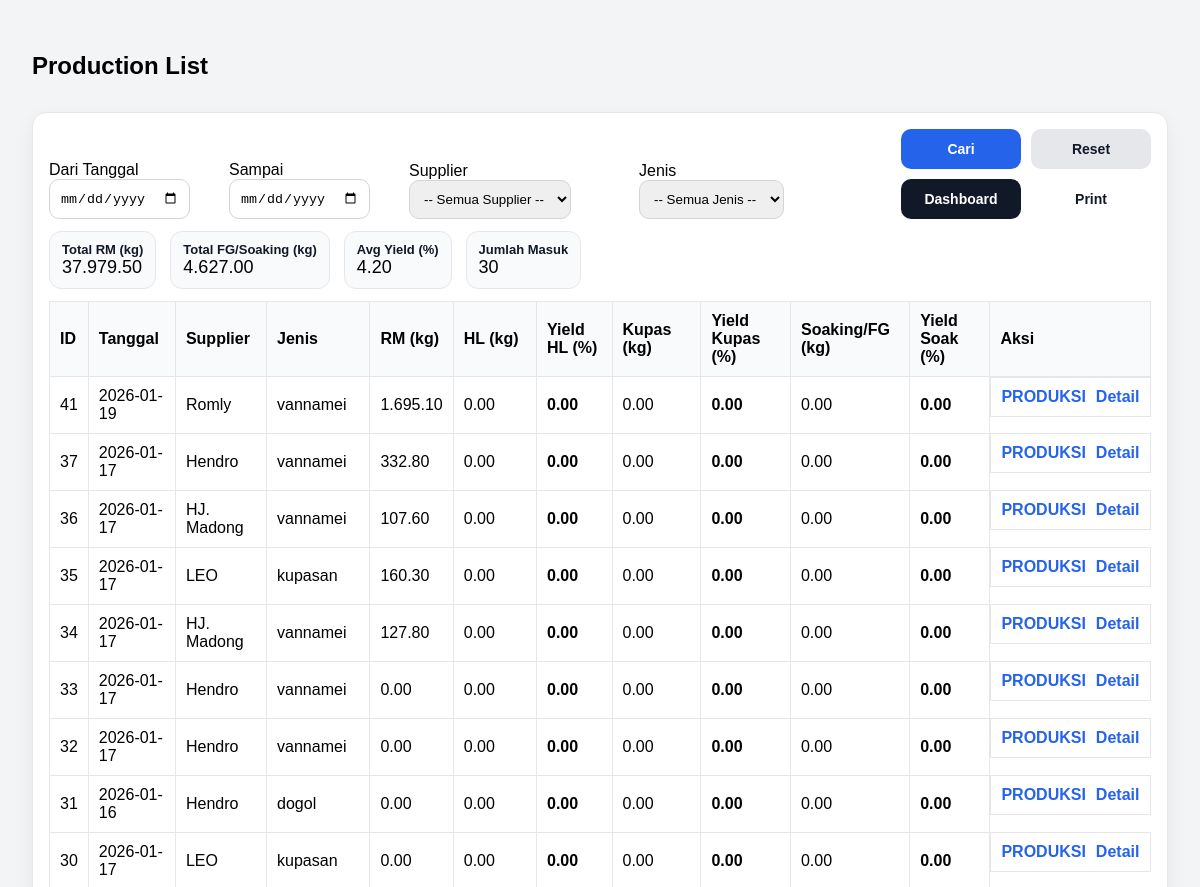
The app's page /production/list (signed in, upper part), older data.
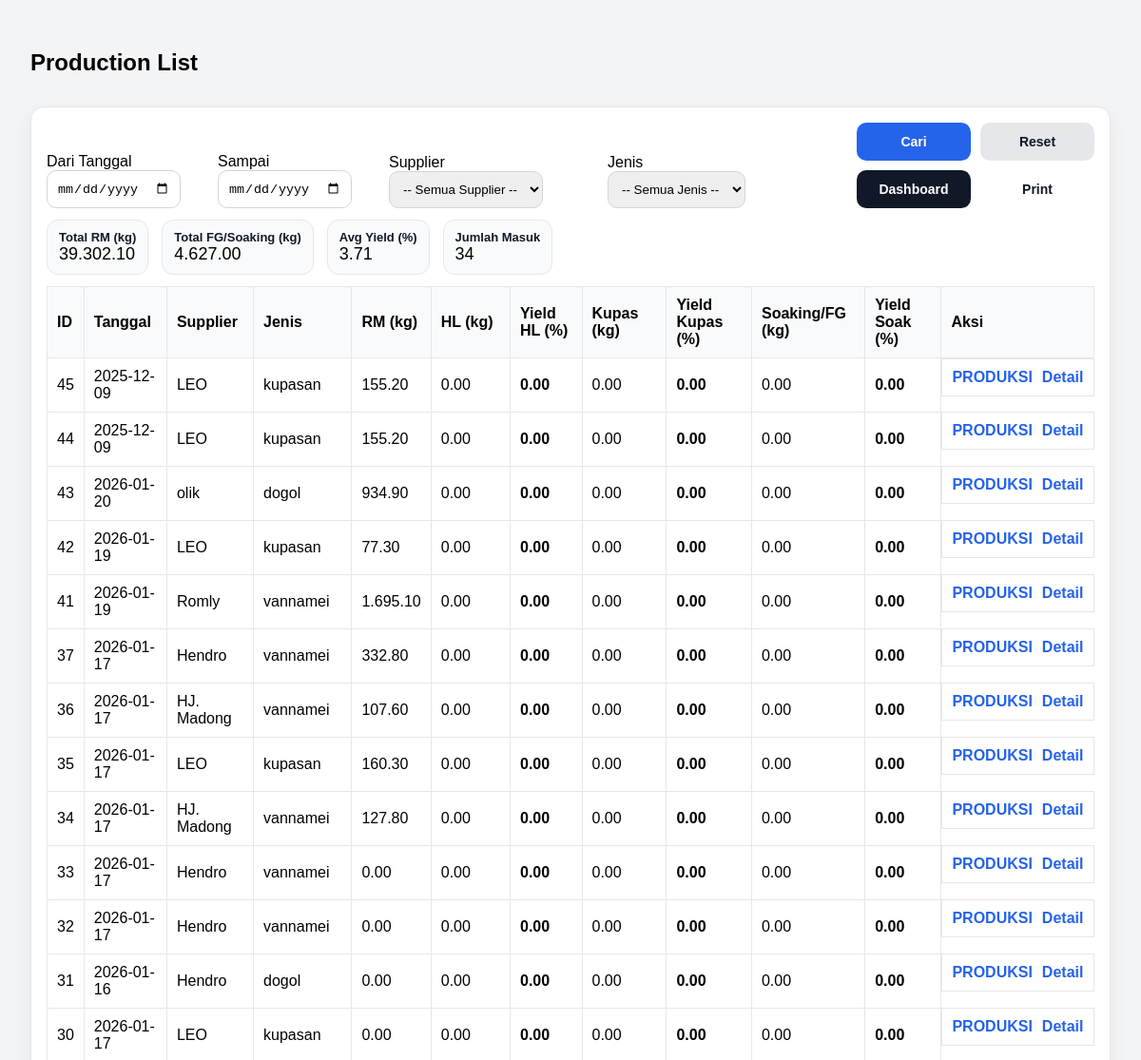
The same page, newer data.
### tables this page shows
CREATE TABLE receiving_header (
            id INTEGER PRIMARY KEY AUTOINCREMENT,
            tanggal TEXT NOT NULL,
            supplier TEXT NOT NULL,
            jenis TEXT,
            fiber REAL,
            created_at TEXT DEFAULT (datetime('now','localtime'))
        , is_test INTEGER DEFAULT 0);

### app.py (the view)
@app.route("/production/list")
def production_list():
    if not require_login():
        return redirect(url_for("login"))
    start = (request.args.get("start") or "").strip()
    end = (request.args.get("end") or "").strip()
    supplier_q = (request.args.get("supplier") or "").strip()   # akan berisi NAMA supplier
    jenis_q = (request.args.get("jenis") or "").strip()
    conn = get_conn()
    suppliers = conn.execute("SELECT nama FROM supplier WHERE aktif=1 ORDER BY nama").fetchall()
    jenis_list = conn.execute("SELECT nama FROM udang_jenis WHERE aktif=1 ORDER BY id").fetchall()
    where = []
    params = []
    if start and end:
        where.append("r.tanggal BETWEEN ? AND ?")
        params.extend([start, end])
    elif start:
        where.append("r.tanggal >= ?")
        params.append(start)
    elif end:
        where.append("r.tanggal <= ?")
        params.append(end)
    if supplier_q:
        where.append("LOWER(TRIM(r.supplier)) = ?")
        params.append(supplier_q.strip().lower())
    if jenis_q:
        where.append("LOWER(TRIM(r.jenis)) = ?")
        params.append(jenis_q.strip().lower())
    where_sql = ("WHERE " + " AND ".join(where)) if where else ""
    rows = conn.execute(f"""
        SELECT
          r.id AS receiving_id,
          r.tanggal, r.supplier, r.jenis,
          r.total_netto AS rm_kg,

          COALESCE(hl.berat_kg,0) AS hl_kg,
          COALESCE(hl.yield_pct,0) AS hl_yield,

          COALESCE(kp.berat_kg,0) AS kupas_kg,
          COALESCE(kp.yield_pct,0) AS kupas_yield,

          COALESCE(sk.berat_kg,0) AS fg_kg,
          COALESCE(sk.yield_pct,0) AS fg_yield,

          COALESCE(sk.yield_pct,0) AS final_pct
        FROM (
          SELECT h.id, h.tanggal, h.supplier, h.jenis,
                 COALESCE(SUM(COALESCE(p.netto,0)),0) AS total_netto
          FROM receiving_header h
          LEFT JOIN receiving_partai p ON p.header_id=h.id
          GROUP BY h.id
        ) r
        LEFT JOIN production_header ph ON ph.id = (
  SELECT id FROM production_header
  WHERE receiving_id = r.id
  ORDER BY id DESC
  LIMIT 1
)

        LEFT JOIN production_step hl ON hl.production_id=ph.id AND hl.step_name='HL'
        LEFT JOIN production_step kp ON kp.production_id=ph.id AND kp.step_name='KUPAS'
        LEFT JOIN production_step sk ON sk.production_id=ph.id AND sk.step_name='SOAKING'
        {where_sql}
        ORDER BY r.id DESC
    """, params).fetchall()
    summary = {
        "total_rm": sum([(x["rm_kg"] or 0) for x in rows]),
        "total_fg": sum([(x["fg_kg"] or 0) for x in rows]),  # ✅ FIX DI SINI
        "avg_yield": (sum([(x["final_pct"] or 0) for x in rows]) / len(rows)) if rows else 0,
        "count_rows": len(rows),
    }
    conn.close()
    return render_template(
        "production_list.html",
        rows=[dict(r) for r in rows],
        summary=summary,
        start=start,
        end=end,
        supplier=supplier_q,
        jenis=jenis_q,
        suppliers=[s["nama"] for s in suppliers],   # ✅ dropdown data
        jenis_list=[j["nama"] for j in jenis_list], # ✅ dropdown data
    )

### app.py (called while the page is built)
def require_login() -> bool:
    return bool(session.get("user"))

### db.py (called while the page is built)
def get_conn():
    conn = sqlite3.connect(
        DB_NAME,
        timeout=10,              # tunggu 10 detik sebelum error
        isolation_level=None     # autocommit mode (lebih aman utk web)
    )
    conn.row_factory = sqlite3.Row
    conn.execute("PRAGMA foreign_keys = ON;")
    conn.execute("PRAGMA journal_mode = WAL;")  # penting!
    return conn

### templates/production_list.html (shortened to what this page needs)
<!doctype html>
<html lang="id">
<head>
</head>
<body>
<div class="top">
  <h2>Production List</h2>
</div>
<div class="card">
  <form method="get" action="/production/list" class="filters">
  <div>
    <div>Dari Tanggal</div>
    <input type="date" name="start" value="{{ start }}">
  </div>
  <div>
    <div>Sampai</div>
    <input type="date" name="end" value="{{ end }}">
  </div>
  <div>
    <div>Supplier</div>
    <select name="supplier">
      <option value="">-- Semua Supplier --</option>
    </select>
  </div>
  <div>
    <div>Jenis</div>
    <select name="jenis">
  <option value="">-- Semua Jenis --</option>
</select>
  </div>
<div class="filter-actions">
  <button class="btn btn-primary" type="submit">Cari</button>
  <a class="btn btn-ghost" href="/production/list">Reset</a>
  <a class="btn btn-secondary" href="/dashboard">Dashboard</a>
  <a class="btn btn-outline"
     href="/production/list/print?start={{ start or '' }}&end={{ end or '' }}&supplier={{ supplier or '' }}&jenis={{ jenis or '' }}">
    Print
  </a>
</div>
</form>
  <div class="summary">
    <div class="pill"><b>Total RM (kg)</b>
      <span>{{ "{:,.2f}".format(summary.total_rm or 0).replace(",", ".") }}</span>
    </div>
    <div class="pill"><b>Total FG/Soaking (kg)</b>
      <span>{{ "{:,.2f}".format(summary.total_fg or 0).replace(",", ".") }}</span>
    </div>
    <div class="pill"><b>Avg Yield (%)</b>
      <span>{{ "{:,.2f}".format(summary.avg_yield or 0).replace(",", ".") }}</span>
    </div>
    <div class="pill"><b>Jumlah Masuk</b>
      <span>{{ summary.count_rows or 0 }}</span>
    </div>
  </div>
  <table>
    <thead>
  <tr>
    <th>ID</th>
    <th>Tanggal</th>
    <th>Supplier</th>
    <th>Jenis</th>
    <th class="right">RM (kg)</th>
    <th class="right">HL (kg)</th>
    <th class="right">Yield HL (%)</th>
    <th class="right">Kupas (kg)</th>
    <th class="right">Yield Kupas (%)</th>
    <th class="right">Soaking/FG (kg)</th>
    <th class="right">Yield Soak (%)</th>
      <th>Aksi</th>
  </tr>
</thead>
    <tbody>
      {% for r in rows %}
      <tr>
  <td>{{ r.receiving_id }}</td>
  <td>{{ r.tanggal }}</td>
  <td>{{ r.supplier }}</td>
  <td>{{ r.jenis }}</td>
  <td class="right">{{ "{:,.2f}".format(r.rm_kg or 0).replace(",", ".") }}</td>
  <td class="right">{{ "{:,.2f}".format(r.hl_kg or 0).replace(",", ".") }}</td>
  <td class="right"><b>{{ "{:,.2f}".format(r.hl_yield or 0).replace(",", ".") }}</b></td>
  <td class="right">{{ "{:,.2f}".format(r.kupas_kg or 0).replace(",", ".") }}</td>
  <td class="right"><b>{{ "{:,.2f}".format(r.kupas_yield or 0).replace(",", ".") }}</b></td>
  <td class="right">{{ "{:,.2f}".format(r.fg_kg or 0).replace(",", ".") }}</td>
  <td class="right"><b>{{ "{:,.2f}".format(r.fg_yield or 0).replace(",", ".") }}</b></td>
    <td style="display:flex; gap:10px; align-items:center;">
    <a href="/production/open/{{ r.receiving_id }}">PRODUKSI</a>
    <a href="/receiving/{{ r.receiving_id }}">Detail</a>
  </td>
</tr>
      {% endfor %}
    </tbody>
  </table>
</div>
</body>
</html>

Row changes from the older to the newer data that the page shows:
added receiving_header: receiving_id "45", tanggal "2025-12-09", supplier "LEO", jenis "kupasan", rm_kg "155.20", hl_kg "0.00", hl_yield "0.00", kupas_kg "0.00", kupas_yield "0.00", fg_kg "0.00", fg_yield "0.00"
added receiving_header: receiving_id "44", tanggal "2025-12-09", supplier "LEO", jenis "kupasan", rm_kg "155.20", hl_kg "0.00", hl_yield "0.00", kupas_kg "0.00", kupas_yield "0.00", fg_kg "0.00", fg_yield "0.00"
added receiving_header: receiving_id "43", tanggal "2026-01-20", supplier "olik", jenis "dogol", rm_kg "934.90", hl_kg "0.00", hl_yield "0.00", kupas_kg "0.00", kupas_yield "0.00", fg_kg "0.00", fg_yield "0.00"
added receiving_header: receiving_id "42", tanggal "2026-01-19", supplier "LEO", jenis "kupasan", rm_kg "77.30", hl_kg "0.00", hl_yield "0.00", kupas_kg "0.00", kupas_yield "0.00", fg_kg "0.00", fg_yield "0.00"
Text that changed along with them:
{{ "{:,.2f}".format(summary.total_rm or 0).replace(",", ".") }}: "37.979.50" → "39.302.10"
{{ "{:,.2f}".format(summary.avg_yield or 0).replace(",", ".") }}: "4.20" → "3.71"
{{ summary.count_rows or 0 }}: "30" → "34"
